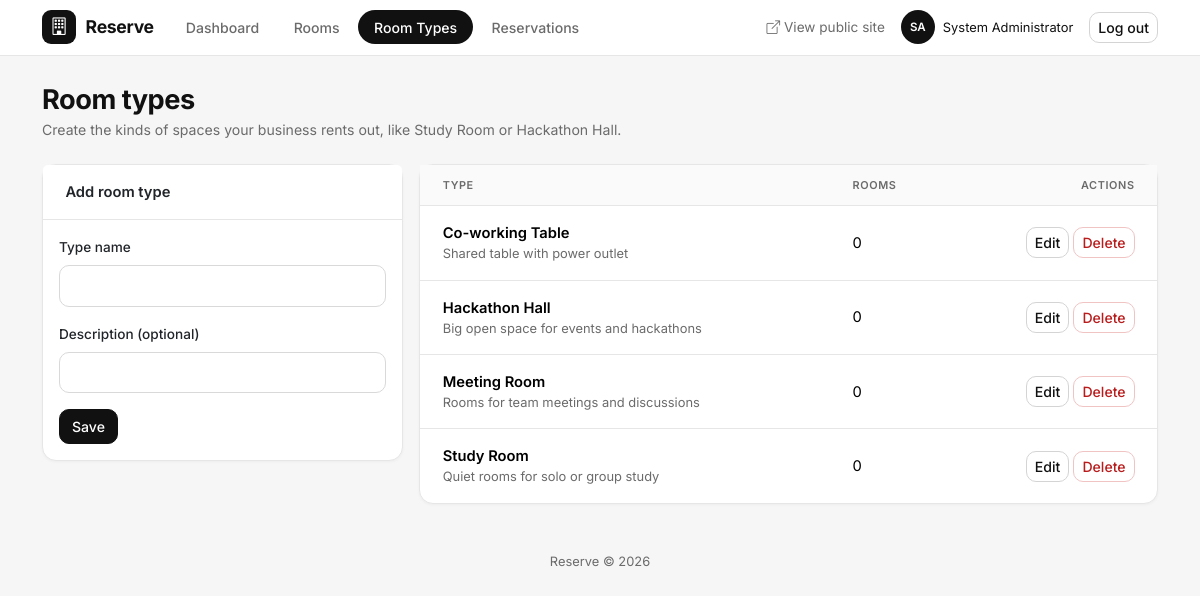
The page /admin/room_types.php (signed in) on the database its author committed.
### tables this page shows
CREATE TABLE `room_types` (
  `id` int(11) NOT NULL,
  `type_name` varchar(50) NOT NULL,
  `description` varchar(150) DEFAULT NULL
);

### includes/functions.php (called while the page is built, shortened)
<?php
function e($s) { return htmlspecialchars((string)$s, ENT_QUOTES, 'UTF-8'); }

### admin/room_types.php (the view, shortened to what this page needs)
<?php
require_once __DIR__ . '/../includes/auth.php';
$edit_id = (int)($_GET['edit'] ?? 0);
$type = ['type_name' => '', 'description' => ''];
$list = $conn->query("SELECT t.*, COUNT(r.id) AS room_count FROM room_types t
    LEFT JOIN rooms r ON r.room_type_id = t.id GROUP BY t.id ORDER BY t.type_name");
require_once __DIR__ . '/../includes/header.php';
?>
<div class="page-head">
  <div>
    <h1 class="page-title">Room types</h1>
    <p class="page-sub">Create the kinds of spaces your business rents out, like Study Room or Hackathon Hall.</p>
  </div>
</div>
<div class="row g-3">
  <div class="col-lg-4">
    <div class="card"><div class="card-header"><?= $edit_id ? 'Edit room type' : 'Add room type' ?></div>
    <div class="card-body">
      <form method="post">
        <div class="mb-3"><label class="form-label">Type name</label>
          <input type="text" name="type_name" maxlength="50" class="form-control" value="<?= e($type['type_name']) ?>" required></div>
        <div class="mb-3"><label class="form-label">Description (optional)</label>
          <input type="text" name="description" maxlength="150" class="form-control" value="<?= e($type['description']) ?>"></div>
        <button class="btn btn-primary">Save</button>
      </form>
    </div></div>
  </div>
  <div class="col-lg-8">
    <div class="card">
      <div class="table-responsive">
        <table class="table">
          <thead><tr><th>Type</th><th>Rooms</th><th class="text-end">Actions</th></tr></thead>
          <tbody>
          <?php while ($t = $list->fetch_assoc()): ?>
            <tr>
              <td><div class="fw-semibold"><?= e($t['type_name']) ?></div><div class="small text-muted"><?= e($t['description']) ?></div></td>
              <td><?= (int)$t['room_count'] ?></td>
              <td class="text-end text-nowrap">
                <a href="room_types.php?edit=<?= $t['id'] ?>" class="btn btn-sm btn-outline-primary">Edit</a>
                <form method="post" class="d-inline" onsubmit="return confirm('Delete this room type?');">
                  <button class="btn btn-sm btn-outline-danger">Delete</button>
                </form>
              </td>
            </tr>
          <?php endwhile; ?>
          </tbody>
        </table>
      </div>
    </div>
  </div>
</div>
<?php require_once __DIR__ . '/../includes/footer.php'; ?>

### assets/style.css (style rules this page uses)
:root { --primary: #111111; --primary-dark: #000000; --primary-soft: #f1f1f1; --hero: #111111; --bg: #f6f6f6; --text: #111111; --muted: #6b6b6b; --border: #e6e6e6; --green: #166534; --green-soft: #dcfce7; --amber: #b45309; --amber-soft: #fef3c7; --red: #b91c1c; --red-soft: #fee2e2; }
body { font-family: 'Inter', system-ui, sans-serif; font-size: .92rem; background: var(--bg); color: var(--text); -webkit-font-smoothing: antialiased; }
a { color: var(--text); }
.text-muted { color: var(--muted) !important; }
.page-head { display: flex; flex-wrap: wrap; justify-content: space-between; align-items: flex-end; gap: .75rem; margin-bottom: 1.5rem; }
.page-title { font-size: 1.7rem; font-weight: 700; letter-spacing: -.5px; margin: 0; }
.page-sub { color: var(--muted); font-size: .88rem; margin: .15rem 0 0; }
.card { border: 1px solid var(--border); border-radius: 14px; box-shadow: 0 1px 3px rgba(0, 0, 0, .04); background: #fff; }
.card-header { background: #fff; border-bottom: 1px solid var(--border); font-weight: 600; padding: 1rem 1.4rem; border-radius: 14px 14px 0 0; }
.btn { border-radius: 10px; font-weight: 500; font-size: .88rem; }
.btn-primary { --bs-btn-bg: var(--primary); --bs-btn-border-color: var(--primary); --bs-btn-color: #fff; --bs-btn-hover-bg: #333; --bs-btn-hover-border-color: #333; --bs-btn-hover-color: #fff; --bs-btn-active-bg: #000; --bs-btn-active-border-color: #000; }
.btn-outline-primary, .btn-outline-secondary { --bs-btn-color: var(--text); --bs-btn-border-color: #d4d4d4; --bs-btn-hover-bg: var(--primary); --bs-btn-hover-border-color: var(--primary); --bs-btn-hover-color: #fff; --bs-btn-active-bg: #000; --bs-btn-active-border-color: #000; --bs-btn-active-color: #fff; }
.btn-outline-danger { --bs-btn-color: var(--red); --bs-btn-border-color: #f1c4c4; --bs-btn-hover-bg: var(--red); --bs-btn-hover-border-color: var(--red); }
.table { --bs-table-bg: transparent; margin-bottom: 0; }
.table thead th { font-size: .68rem; text-transform: uppercase; letter-spacing: .6px; color: var(--muted); font-weight: 600; background: #fafafa; border-bottom: 1px solid var(--border); padding: .75rem 1.4rem; }
.table td { padding: 1rem 1.4rem; border-color: var(--border); vertical-align: middle; }
.table tbody tr:last-child td { border-bottom: 0; }
.form-label { font-weight: 500; font-size: .85rem; }
.form-control, .form-select { border-radius: 10px; border-color: #d9d9d9; padding: .55rem .85rem; font-size: .9rem; }

### rows shown on the page
room_types: type_name "Co-working Table", description "Shared table with power outlet", room_count "0"
room_types: type_name "Hackathon Hall", description "Big open space for events and hackathons", room_count "0"
room_types: type_name "Meeting Room", description "Rooms for team meetings and discussions", room_count "0"
room_types: type_name "Study Room", description "Quiet rooms for solo or group study", room_count "0"

### other values the page prints
initials($_SESSION['full_name']) "SA"
$_SESSION['full_name'] "System Administrator"
